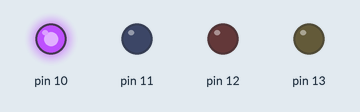
Simulated run of this sketch. Board: Arduino Uno, built with avr-gcc and run on an emulated ATmega328P. On the bench: output pins drawn as LEDs (lit = HIGH).

Above: at 0.05 s.
At 0.65 s:
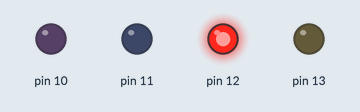
At 1.35 s:
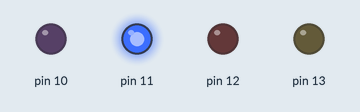
At 2.75 s:
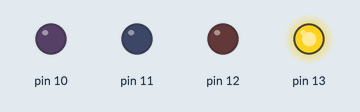
Timing chart, 0 to 3.0 s (numbered marks = the images above):
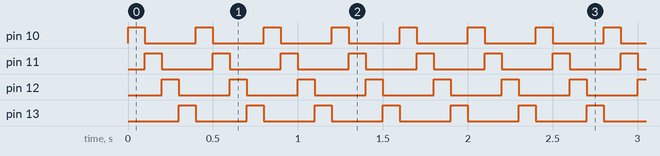

Measured:
- by itself, pin 10–13: alternates HIGH for 0.10 s and LOW for 0.30 s

The sketch:

sketch.ino
```cpp
void setup()
{
for(int i=10;i<=13;i++)
{
  pinMode(i, OUTPUT);
}
}
void loop()
{
for(int i=10;i<=13;i++)
{
digitalWrite(i, HIGH);
delay(100);
digitalWrite(i, LOW);
}
}
```
